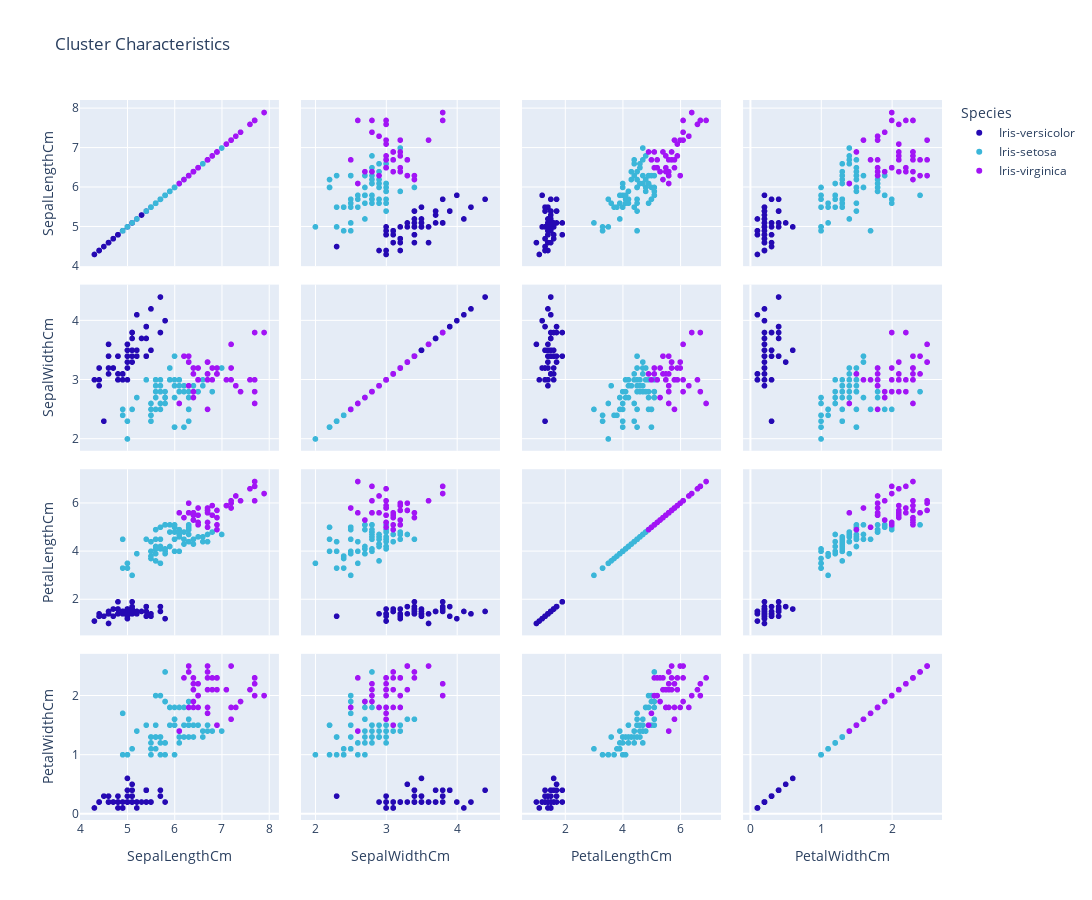

Here is the notebook cell this chart was saved with:
### Code cell
colors = ['#2509b3', '#3bb6d9', '#a214f5']
cols = ["SepalLengthCm", "SepalWidthCm", "PetalLengthCm", "PetalWidthCm"]
fig = px.scatter_matrix(data_frame=plot_df, dimensions=cols, color="Species", color_discrete_sequence=colors, title='Cluster Characteristics')
# fig.update_traces(showupperhalf=False)
fig.update_layout(height=900, width=1600)
fig.show()

### Figure 1 — Plotly figure (JSON) as saved in the notebook; plotly's stock layout.template omitted (floating-point values rounded to 4 significant figures)
{"data": [{"dimensions": [{"axis": {"matches": true}, "label": "SepalLengthCm", "values": [5.1, 4.9, 4.7, 4.6, 5, 5.4, 4.6, 5, 4.4, 4.9, 5.4, 4.8, 4.8, 4.3, 5.8, 5.7, 5.4, 5.1, 5.7, 5.1, 5.4, 5.1, 4.6, 5.1, 4.8, 5, 5, 5.2, 5.2, 4.7, 4.8, 5.4, 5.2, 5.5, 4.9, 5, 5.5, 4.9, 4.4, 5.1, 5, 4.5, 4.4, 5, 5.1, 4.8, 5.1, 4.6, 5.3, 5]}, {"axis": {"matches": true}, "label": "SepalWidthCm", "values": [3.5, 3, 3.2, 3.1, 3.6, 3.9, 3.4, 3.4, 2.9, 3.1, 3.7, 3.4, 3, 3, 4, 4.4, 3.9, 3.5, 3.8, 3.8, 3.4, 3.7, 3.6, 3.3, 3.4, 3, 3.4, 3.5, 3.4, 3.2, 3.1, 3.4, 4.1, 4.2, 3.1, 3.2, 3.5, 3.1, 3, 3.4, 3.5, 2.3, 3.2, 3.5, 3.8, 3, 3.8, 3.2, 3.7, 3.3]}, {"axis": {"matches": true}, "label": "PetalLengthCm", "values": [1.4, 1.4, 1.3, 1.5, 1.4, 1.7, 1.4, 1.5, 1.4, 1.5, 1.5, 1.6, 1.4, 1.1, 1.2, 1.5, 1.3, 1.4, 1.7, 1.5, 1.7, 1.5, 1, 1.7, 1.9, 1.6, 1.6, 1.5, 1.4, 1.6, 1.6, 1.5, 1.5, 1.4, 1.5, 1.2, 1.3, 1.5, 1.3, 1.5, 1.3, 1.3, 1.3, 1.6, 1.9, 1.4, 1.6, 1.4, 1.5, 1.4]}, {"axis": {"matches": true}, "label": "PetalWidthCm", "values": [0.2, 0.2, 0.2, 0.2, 0.2, 0.4, 0.3, 0.2, 0.2, 0.1, 0.2, 0.2, 0.1, 0.1, 0.2, 0.4, 0.4, 0.3, 0.3, 0.3, 0.2, 0.4, 0.2, 0.5, 0.2, 0.2, 0.4, 0.2, 0.2, 0.2, 0.2, 0.4, 0.1, 0.2, 0.1, 0.2, 0.2, 0.1, 0.2, 0.2, 0.3, 0.3, 0.2, 0.6, 0.4, 0.3, 0.2, 0.2, 0.2, 0.2]}], "hovertemplate": "Species=Iris-versicolor<br>%{xaxis.title.text}=%{x}<br>%{yaxis.title.text}=%{y}<extra></extra>", "legendgroup": "Iris-versicolor", "marker": {"color": "#2509b3", "symbol": "circle"}, "name": "Iris-versicolor", "showlegend": true, "type": "splom"}, {"dimensions": [{"axis": {"matches": true}, "label": "SepalLengthCm", "values": [7, 6.4, 5.5, 6.5, 5.7, 6.3, 4.9, 6.6, 5.2, 5, 5.9, 6, 6.1, 5.6, 6.7, 5.6, 5.8, 6.2, 5.6, 5.9, 6.1, 6.3, 6.1, 6.4, 6.6, 6.8, 6, 5.7, 5.5, 5.5, 5.8, 6, 5.4, 6, 6.7, 6.3, 5.6, 5.5, 5.5, 6.1, 5.8, 5, 5.6, 5.7, 5.7, 6.2, 5.1, 5.7, 5.8, 4.9, 5.7, 5.8, 6, 5.6, 6.3, 6.2, 6.1, 6.3, 6, 5.8, 6.3, 5.9]}, {"axis": {"matches": true}, "label": "SepalWidthCm", "values": [3.2, 3.2, 2.3, 2.8, 2.8, 3.3, 2.4, 2.9, 2.7, 2, 3, 2.2, 2.9, 2.9, 3.1, 3, 2.7, 2.2, 2.5, 3.2, 2.8, 2.5, 2.8, 2.9, 3, 2.8, 2.9, 2.6, 2.4, 2.4, 2.7, 2.7, 3, 3.4, 3.1, 2.3, 3, 2.5, 2.6, 3, 2.6, 2.3, 2.7, 3, 2.9, 2.9, 2.5, 2.8, 2.7, 2.5, 2.5, 2.8, 2.2, 2.8, 2.7, 2.8, 3, 2.8, 3, 2.7, 2.5, 3]}, {"axis": {"matches": true}, "label": "PetalLengthCm", "values": [4.7, 4.5, 4, 4.6, 4.5, 4.7, 3.3, 4.6, 3.9, 3.5, 4.2, 4, 4.7, 3.6, 4.4, 4.5, 4.1, 4.5, 3.9, 4.8, 4, 4.9, 4.7, 4.3, 4.4, 4.8, 4.5, 3.5, 3.8, 3.7, 3.9, 5.1, 4.5, 4.5, 4.7, 4.4, 4.1, 4, 4.4, 4.6, 4, 3.3, 4.2, 4.2, 4.2, 4.3, 3, 4.1, 5.1, 4.5, 5, 5.1, 5, 4.9, 4.9, 4.8, 4.9, 5.1, 4.8, 5.1, 5, 5.1]}, {"axis": {"matches": true}, "label": "PetalWidthCm", "values": [1.4, 1.5, 1.3, 1.5, 1.3, 1.6, 1, 1.3, 1.4, 1, 1.5, 1, 1.4, 1.3, 1.4, 1.5, 1, 1.5, 1.1, 1.8, 1.3, 1.5, 1.2, 1.3, 1.4, 1.4, 1.5, 1, 1.1, 1, 1.2, 1.6, 1.5, 1.6, 1.5, 1.3, 1.3, 1.3, 1.2, 1.4, 1.2, 1, 1.3, 1.2, 1.3, 1.3, 1.1, 1.3, 1.9, 1.7, 2, 2.4, 1.5, 2, 1.8, 1.8, 1.8, 1.5, 1.8, 1.9, 1.9, 1.8]}], "hovertemplate": "Species=Iris-setosa<br>%{xaxis.title.text}=%{x}<br>%{yaxis.title.text}=%{y}<extra></extra>", "legendgroup": "Iris-setosa", "marker": {"color": "#3bb6d9", "symbol": "circle"}, "name": "Iris-setosa", "showlegend": true, "type": "splom"}, {"dimensions": [{"axis": {"matches": true}, "label": "SepalLengthCm", "values": [6.9, 6.7, 6.3, 7.1, 6.3, 6.5, 7.6, 7.3, 6.7, 7.2, 6.5, 6.4, 6.8, 6.4, 6.5, 7.7, 7.7, 6.9, 7.7, 6.7, 7.2, 6.4, 7.2, 7.4, 7.9, 6.4, 6.1, 7.7, 6.3, 6.4, 6.9, 6.7, 6.9, 6.8, 6.7, 6.7, 6.5, 6.2]}, {"axis": {"matches": true}, "label": "SepalWidthCm", "values": [3.1, 3, 3.3, 3, 2.9, 3, 3, 2.9, 2.5, 3.6, 3.2, 2.7, 3, 3.2, 3, 3.8, 2.6, 3.2, 2.8, 3.3, 3.2, 2.8, 3, 2.8, 3.8, 2.8, 2.6, 3, 3.4, 3.1, 3.1, 3.1, 3.1, 3.2, 3.3, 3, 3, 3.4]}, {"axis": {"matches": true}, "label": "PetalLengthCm", "values": [4.9, 5, 6, 5.9, 5.6, 5.8, 6.6, 6.3, 5.8, 6.1, 5.1, 5.3, 5.5, 5.3, 5.5, 6.7, 6.9, 5.7, 6.7, 5.7, 6, 5.6, 5.8, 6.1, 6.4, 5.6, 5.6, 6.1, 5.6, 5.5, 5.4, 5.6, 5.1, 5.9, 5.7, 5.2, 5.2, 5.4]}, {"axis": {"matches": true}, "label": "PetalWidthCm", "values": [1.5, 1.7, 2.5, 2.1, 1.8, 2.2, 2.1, 1.8, 1.8, 2.5, 2, 1.9, 2.1, 2.3, 1.8, 2.2, 2.3, 2.3, 2, 2.1, 1.8, 2.1, 1.6, 1.9, 2, 2.2, 1.4, 2.3, 2.4, 1.8, 2.1, 2.4, 2.3, 2.3, 2.5, 2.3, 2, 2.3]}], "hovertemplate": "Species=Iris-virginica<br>%{xaxis.title.text}=%{x}<br>%{yaxis.title.text}=%{y}<extra></extra>", "legendgroup": "Iris-virginica", "marker": {"color": "#a214f5", "symbol": "circle"}, "name": "Iris-virginica", "showlegend": true, "type": "splom"}], "layout": {"dragmode": "select", "height": 900, "legend": {"title": {"text": "Species"}, "tracegroupgap": 0}, "title": {"text": "Cluster Characteristics"}, "width": 1600}}
